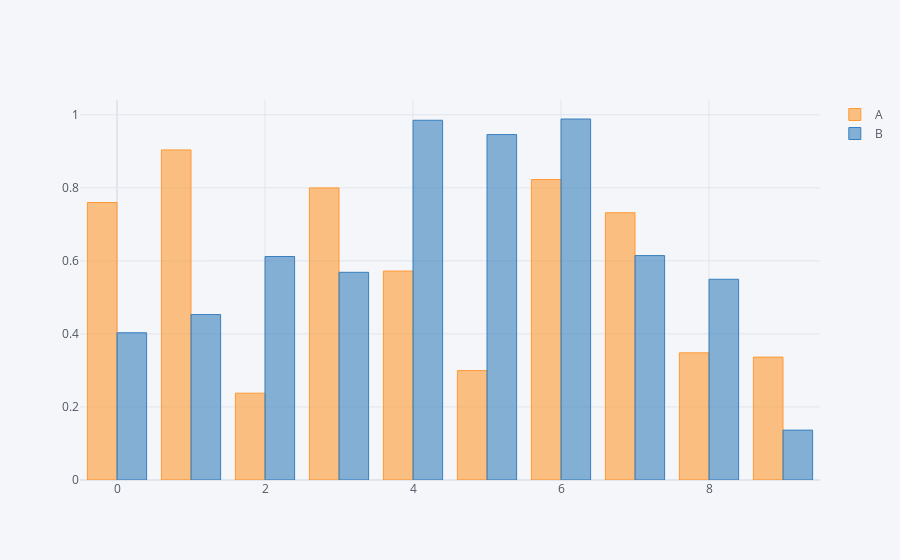

The code cell stored with this chart in its notebook:
### Code cell
df.iplot(kind='bar')

### Figure 1 — Plotly figure (JSON) as saved in the notebook; plotly's stock layout.template omitted (floating-point values rounded to 4 significant figures)
{"data": [{"marker": {"color": "rgba(255, 153, 51, 0.6)", "line": {"color": "rgba(255, 153, 51, 1.0)", "width": 1}}, "name": "A", "orientation": "v", "text": "", "type": "bar", "x": [0, 1, 2, 3, 4, 5, 6, 7, 8, 9], "y": [0.7598, 0.9038, 0.2377, 0.7997, 0.572, 0.2996, 0.8226, 0.7318, 0.3482, 0.3365]}, {"marker": {"color": "rgba(55, 128, 191, 0.6)", "line": {"color": "rgba(55, 128, 191, 1.0)", "width": 1}}, "name": "B", "orientation": "v", "text": "", "type": "bar", "x": [0, 1, 2, 3, 4, 5, 6, 7, 8, 9], "y": [0.4032, 0.453, 0.6119, 0.5687, 0.985, 0.9458, 0.9884, 0.6144, 0.5496, 0.1366]}], "layout": {"legend": {"bgcolor": "#F5F6F9", "font": {"color": "#4D5663"}}, "paper_bgcolor": "#F5F6F9", "plot_bgcolor": "#F5F6F9", "title": {"font": {"color": "#4D5663"}}, "xaxis": {"gridcolor": "#E1E5ED", "showgrid": true, "tickfont": {"color": "#4D5663"}, "title": {"font": {"color": "#4D5663"}, "text": ""}, "zerolinecolor": "#E1E5ED"}, "yaxis": {"gridcolor": "#E1E5ED", "showgrid": true, "tickfont": {"color": "#4D5663"}, "title": {"font": {"color": "#4D5663"}, "text": ""}, "zerolinecolor": "#E1E5ED"}}}
